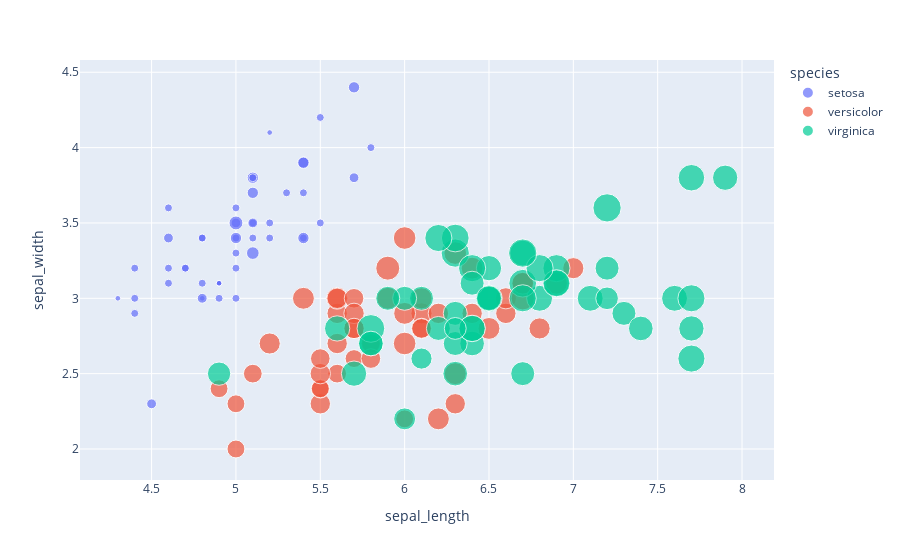

Notebook code cell kept with this figure:
### Code cell
iris = px.data.iris()
fig = px.scatter(iris, x = 'sepal_length', y = 'sepal_width', color = 'species',hover_data = ['petal_length'], 
           size = 'petal_width')
fig.show()

### Figure 1 — Plotly figure (JSON) as saved in the notebook; plotly's stock layout.template omitted (floating-point values rounded to 4 significant figures)
{"data": [{"customdata": [[1.4], [1.4], [1.3], [1.5], [1.4], [1.7], [1.4], [1.5], [1.4], [1.5], [1.5], [1.6], [1.4], [1.1], [1.2], [1.5], [1.3], [1.4], [1.7], [1.5], [1.7], [1.5], [1], [1.7], [1.9], [1.6], [1.6], [1.5], [1.4], [1.6], [1.6], [1.5], [1.5], [1.4], [1.5], [1.2], [1.3], [1.5], [1.3], [1.5], [1.3], [1.3], [1.3], [1.6], [1.9], [1.4], [1.6], [1.4], [1.5], [1.4]], "hovertemplate": "species=setosa<br>sepal_length=%{x}<br>sepal_width=%{y}<br>petal_width=%{marker.size}<br>petal_length=%{customdata[0]}<extra></extra>", "legendgroup": "setosa", "marker": {"color": "#636efa", "size": [0.2, 0.2, 0.2, 0.2, 0.2, 0.4, 0.3, 0.2, 0.2, 0.1, 0.2, 0.2, 0.1, 0.1, 0.2, 0.4, 0.4, 0.3, 0.3, 0.3, 0.2, 0.4, 0.2, 0.5, 0.2, 0.2, 0.4, 0.2, 0.2, 0.2, 0.2, 0.4, 0.1, 0.2, 0.1, 0.2, 0.2, 0.1, 0.2, 0.2, 0.3, 0.3, 0.2, 0.6, 0.4, 0.3, 0.2, 0.2, 0.2, 0.2], "sizemode": "area", "sizeref": 0.00625, "symbol": "circle"}, "mode": "markers", "name": "setosa", "orientation": "v", "showlegend": true, "type": "scatter", "x": [5.1, 4.9, 4.7, 4.6, 5, 5.4, 4.6, 5, 4.4, 4.9, 5.4, 4.8, 4.8, 4.3, 5.8, 5.7, 5.4, 5.1, 5.7, 5.1, 5.4, 5.1, 4.6, 5.1, 4.8, 5, 5, 5.2, 5.2, 4.7, 4.8, 5.4, 5.2, 5.5, 4.9, 5, 5.5, 4.9, 4.4, 5.1, 5, 4.5, 4.4, 5, 5.1, 4.8, 5.1, 4.6, 5.3, 5], "xaxis": "x", "y": [3.5, 3, 3.2, 3.1, 3.6, 3.9, 3.4, 3.4, 2.9, 3.1, 3.7, 3.4, 3, 3, 4, 4.4, 3.9, 3.5, 3.8, 3.8, 3.4, 3.7, 3.6, 3.3, 3.4, 3, 3.4, 3.5, 3.4, 3.2, 3.1, 3.4, 4.1, 4.2, 3.1, 3.2, 3.5, 3.1, 3, 3.4, 3.5, 2.3, 3.2, 3.5, 3.8, 3, 3.8, 3.2, 3.7, 3.3], "yaxis": "y"}, {"customdata": [[4.7], [4.5], [4.9], [4], [4.6], [4.5], [4.7], [3.3], [4.6], [3.9], [3.5], [4.2], [4], [4.7], [3.6], [4.4], [4.5], [4.1], [4.5], [3.9], [4.8], [4], [4.9], [4.7], [4.3], [4.4], [4.8], [5], [4.5], [3.5], [3.8], [3.7], [3.9], [5.1], [4.5], [4.5], [4.7], [4.4], [4.1], [4], [4.4], [4.6], [4], [3.3], [4.2], [4.2], [4.2], [4.3], [3], [4.1]], "hovertemplate": "species=versicolor<br>sepal_length=%{x}<br>sepal_width=%{y}<br>petal_width=%{marker.size}<br>petal_length=%{customdata[0]}<extra></extra>", "legendgroup": "versicolor", "marker": {"color": "#EF553B", "size": [1.4, 1.5, 1.5, 1.3, 1.5, 1.3, 1.6, 1, 1.3, 1.4, 1, 1.5, 1, 1.4, 1.3, 1.4, 1.5, 1, 1.5, 1.1, 1.8, 1.3, 1.5, 1.2, 1.3, 1.4, 1.4, 1.7, 1.5, 1, 1.1, 1, 1.2, 1.6, 1.5, 1.6, 1.5, 1.3, 1.3, 1.3, 1.2, 1.4, 1.2, 1, 1.3, 1.2, 1.3, 1.3, 1.1, 1.3], "sizemode": "area", "sizeref": 0.00625, "symbol": "circle"}, "mode": "markers", "name": "versicolor", "orientation": "v", "showlegend": true, "type": "scatter", "x": [7, 6.4, 6.9, 5.5, 6.5, 5.7, 6.3, 4.9, 6.6, 5.2, 5, 5.9, 6, 6.1, 5.6, 6.7, 5.6, 5.8, 6.2, 5.6, 5.9, 6.1, 6.3, 6.1, 6.4, 6.6, 6.8, 6.7, 6, 5.7, 5.5, 5.5, 5.8, 6, 5.4, 6, 6.7, 6.3, 5.6, 5.5, 5.5, 6.1, 5.8, 5, 5.6, 5.7, 5.7, 6.2, 5.1, 5.7], "xaxis": "x", "y": [3.2, 3.2, 3.1, 2.3, 2.8, 2.8, 3.3, 2.4, 2.9, 2.7, 2, 3, 2.2, 2.9, 2.9, 3.1, 3, 2.7, 2.2, 2.5, 3.2, 2.8, 2.5, 2.8, 2.9, 3, 2.8, 3, 2.9, 2.6, 2.4, 2.4, 2.7, 2.7, 3, 3.4, 3.1, 2.3, 3, 2.5, 2.6, 3, 2.6, 2.3, 2.7, 3, 2.9, 2.9, 2.5, 2.8], "yaxis": "y"}, {"customdata": [[6], [5.1], [5.9], [5.6], [5.8], [6.6], [4.5], [6.3], [5.8], [6.1], [5.1], [5.3], [5.5], [5], [5.1], [5.3], [5.5], [6.7], [6.9], [5], [5.7], [4.9], [6.7], [4.9], [5.7], [6], [4.8], [4.9], [5.6], [5.8], [6.1], [6.4], [5.6], [5.1], [5.6], [6.1], [5.6], [5.5], [4.8], [5.4], [5.6], [5.1], [5.1], [5.9], [5.7], [5.2], [5], [5.2], [5.4], [5.1]], "hovertemplate": "species=virginica<br>sepal_length=%{x}<br>sepal_width=%{y}<br>petal_width=%{marker.size}<br>petal_length=%{customdata[0]}<extra></extra>", "legendgroup": "virginica", "marker": {"color": "#00cc96", "size": [2.5, 1.9, 2.1, 1.8, 2.2, 2.1, 1.7, 1.8, 1.8, 2.5, 2, 1.9, 2.1, 2, 2.4, 2.3, 1.8, 2.2, 2.3, 1.5, 2.3, 2, 2, 1.8, 2.1, 1.8, 1.8, 1.8, 2.1, 1.6, 1.9, 2, 2.2, 1.5, 1.4, 2.3, 2.4, 1.8, 1.8, 2.1, 2.4, 2.3, 1.9, 2.3, 2.5, 2.3, 1.9, 2, 2.3, 1.8], "sizemode": "area", "sizeref": 0.00625, "symbol": "circle"}, "mode": "markers", "name": "virginica", "orientation": "v", "showlegend": true, "type": "scatter", "x": [6.3, 5.8, 7.1, 6.3, 6.5, 7.6, 4.9, 7.3, 6.7, 7.2, 6.5, 6.4, 6.8, 5.7, 5.8, 6.4, 6.5, 7.7, 7.7, 6, 6.9, 5.6, 7.7, 6.3, 6.7, 7.2, 6.2, 6.1, 6.4, 7.2, 7.4, 7.9, 6.4, 6.3, 6.1, 7.7, 6.3, 6.4, 6, 6.9, 6.7, 6.9, 5.8, 6.8, 6.7, 6.7, 6.3, 6.5, 6.2, 5.9], "xaxis": "x", "y": [3.3, 2.7, 3, 2.9, 3, 3, 2.5, 2.9, 2.5, 3.6, 3.2, 2.7, 3, 2.5, 2.8, 3.2, 3, 3.8, 2.6, 2.2, 3.2, 2.8, 2.8, 2.7, 3.3, 3.2, 2.8, 3, 2.8, 3, 2.8, 3.8, 2.8, 2.8, 2.6, 3, 3.4, 3.1, 3, 3.1, 3.1, 3.1, 2.7, 3.2, 3.3, 3, 2.5, 3, 3.4, 3], "yaxis": "y"}], "layout": {"legend": {"itemsizing": "constant", "title": {"text": "species"}, "tracegroupgap": 0}, "margin": {"t": 60}, "xaxis": {"anchor": "y", "domain": [0, 1], "title": {"text": "sepal_length"}}, "yaxis": {"anchor": "x", "domain": [0, 1], "title": {"text": "sepal_width"}}}}
